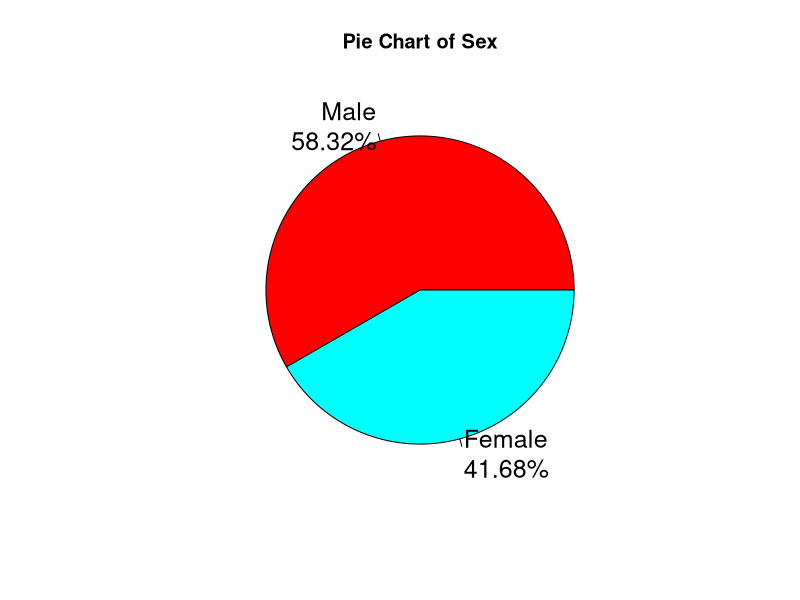
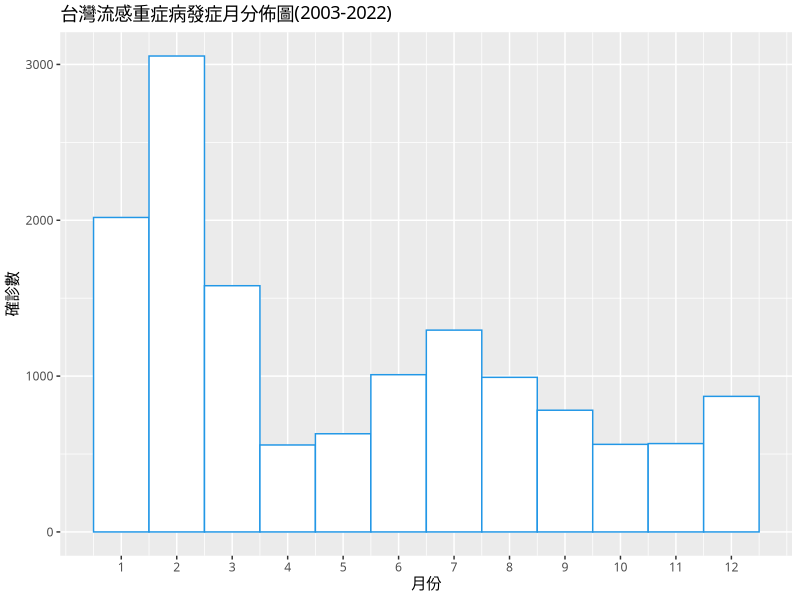

Write R code to recreate these figures, in order.
setwd("/Users/lintzujeng/Documents/GitHub/R_Project/Mycode")
library(tidyverse)

cases1.all <- read.csv("dataset.csv", header = T)
cases2.all <- read.csv("dataset2.csv", header = T)
gene.2016 <- read.csv("2016_geneSequencing.csv", header = T)
gene.2017 <- read.csv("2017_geneSequencing.csv", header = T)

for (i in 1:nrow(cases1.all)) {
  cases1.all$發病週別[i] = ceiling(cases1.all$發病週別[i] / 4.416667)
}
names(cases1.all)[3] = "發病月份"
cases2.all$發病月份 = as.numeric(cases2.all$發病月份)

cases.all <- rbind(cases1.all, cases2.all)
cases.all <- cases.all[-1]
cases.all <- filter(cases.all, 發病年份 >= 2016)
gene.all <- rbind(gene.2016, gene.2017)

cases.all$性別 = as.factor(cases.all$性別)
cases.all$是否為境外移入 = as.factor(cases.all$是否為境外移入)
cases.all$年齡層 = as.factor(cases.all$年齡層)

gene.flu <- filter(gene.all, 病毒總類 == "Influenza")
cases.domestic <- filter(cases.all, 是否為境外移入 == "否")
cases.foreign <- filter(cases.all, 是否為境外移入 == "是")
cases.male <- filter(cases.all, 性別 == "M")
cases.female <- filter(cases.all, 性別 == "F")

gene.flu <- gene.flu %>%
  separate(發病日期, c("year", "month", "day"), "/")

for (i in 8:10) {
  gene.flu[,i] <- as.numeric(gene.flu[,i])
}

table.month <- table(cases.all$發病月份)
table.sex <- table(cases.all$性別)
lbls.sex <- c("Male", "Female")
slices <- c(round(table.sex[2] / length(cases.all$性別) * 100, 2), 
            round(table.sex[1] / length(cases.all$性別) * 100, 2))
chart.sex <- pie(slices, labels = paste0(lbls.sex, "\n", slices, "%"), 
                 col = rainbow(length(lbls.sex)), 
                 main = "Pie Chart of Sex", cex=1.5)
  

chart.month <- ggplot(data = cases.all, aes(x = 發病月份)) +
  geom_histogram(bins = 12, fill = "white", colour = 4) +
  theme(text = element_text(family = "PingFang TC Regular")) +
  labs(title="台灣流感重症病發症月分佈圖(2003-2022)", x ="月份", y = "確診數") +
  scale_x_continuous(breaks=1:12)
chart.month
